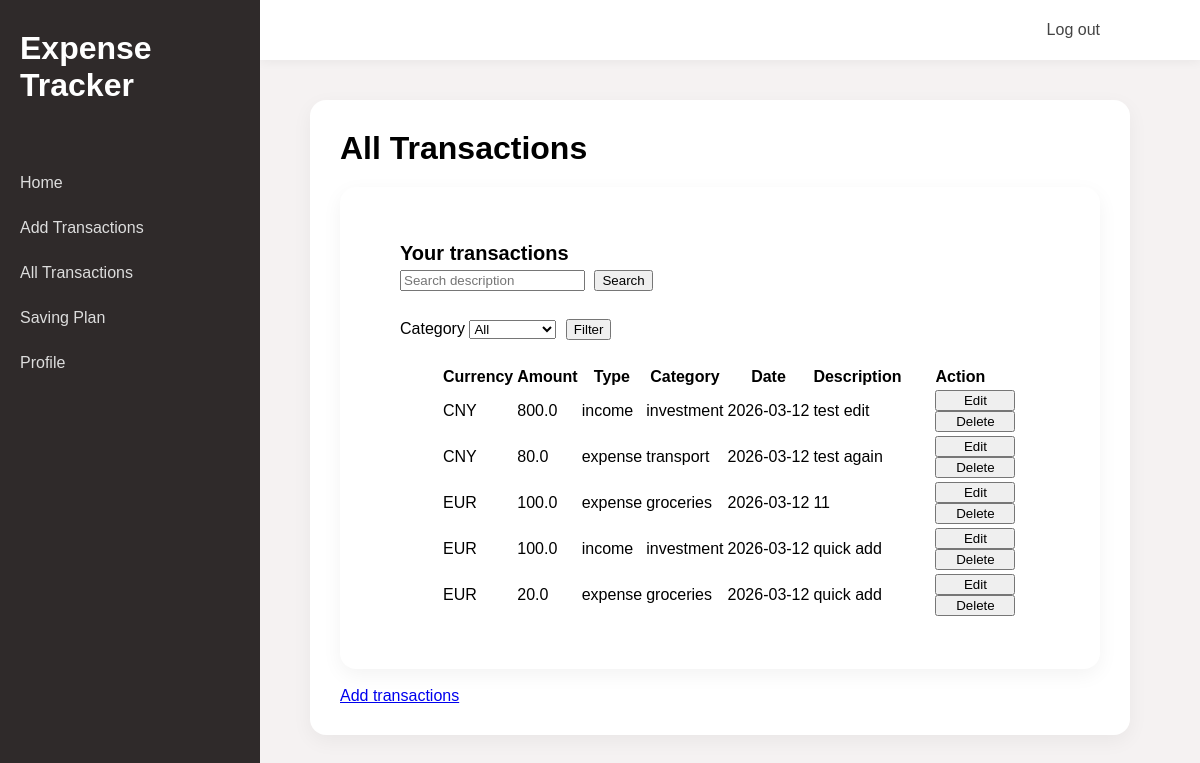
/personal (signed in), run on the app's committed database.
### tables this page shows
CREATE TABLE transactions
(
    transaction_id INTEGER PRIMARY KEY AUTOINCREMENT,
    user_id INTEGER NOT NULL,
    currency TEXT NOT NULL,
    amount REAL NOT NULL,
    type TEXT NOT NULL,
    category TEXT NOT NULL,
    date DATE NOT NULL,
    description TEXT
);

### app.py (the view, shortened to what this page needs)
@app.route("/personal")
@login_required
def personal():
    db = get_db()
    user_id = session["user_id"]
    query = request.args.get("q")
    category = request.args.get("category")
    if query and category:
        content = db.execute("""SELECT * FROM transactions
                            WHERE user_id = ?
                            AND description LIKE ?
                            AND category = ?
                            ORDER BY date DESC
                            """, (user_id, f"%{query}%", category)).fetchall()
    elif query:
        content = db.execute("""SELECT * FROM transactions
                            WHERE user_id = ?
                            AND description LIKE ?
                            ORDER BY date DESC
                            """, (user_id, f"%{query}%")).fetchall()
    else:
        content = db.execute("""SELECT * FROM transactions
                            WHERE user_id = ?
                            ORDER BY date DESC
                            """, (user_id,)).fetchall()
    categories = db.execute("""SELECT name
                            FROM categories
                            WHERE user_id = ?
                            ORDER BY name
                            """, (user_id,)).fetchall()
    category_list = db.execute("""SELECT DISTINCT category
                               FROM transactions
                               WHERE user_id = ?
                               ORDER BY category
                               """, (user_id,)).fetchall()
    current_month = datetime.now().strftime("%Y-%m")
    rows = db.execute("""SELECT amount, currency
                        FROM transactions
                        WHERE user_id = ?
                        AND type = 'expense'
                        AND strftime('%Y-%m', date) = ?
                     """, (user_id, current_month)).fetchall()
    expense = 0
    for row in rows:
        expense += convert(row["amount"], row["currency"], "EUR")
    expense = round(expense, 2)
    rows = db.execute("""SELECT amount, currency
                        FROM transactions
                        WHERE user_id = ?
                        AND type = 'income'
                        AND strftime('%Y-%m', date) = ?
                     """, (user_id, current_month)).fetchall()
    income = 0
    for row in rows:
        income += convert(row["amount"], row["currency"], "EUR")
    income = round(income, 2)
    expense = expense if expense else 0
    income = income if income else 0
    budget = 1000
    remaining = budget - expense
    percentage = (expense / budget * 100) if budget else 0
    edit_id = request.args.get("edit_id")
    return render_template("personal.html",
                           content=content,
                           categories=categories,
                           category_list=category_list,
                           budget=budget,
                           remaining=remaining,
                           expense=expense,
                           income=income,
                           percentage=percentage,
                           edit_id=edit_id)

### app.py (called while the page is built)
@app.before_request
def load_logged_in_user():
    g.user = session.get("user_id", None)

def login_required(view):
    @wraps(view)
    def wrapped_view(*args, **kwargs):
        if g.user is None:
            return redirect(url_for("login", next=request.url))
        return view(*args, **kwargs)
    return wrapped_view

def convert(amount, from_currency, to_currency):
    if from_currency == to_currency:
        return amount
    rate = EXCHANGE_RATE[(from_currency, to_currency)]
    return amount * rate

### database.py (called while the page is built)
def get_db():
    if "db" not in g:
        g.db = sqlite3.connect(DATABASE,
            detect_types=sqlite3.PARSE_DECLTYPES
        )
        g.db.row_factory = sqlite3.Row
    return g.db

### templates/personal.html (shortened to what this page needs)
{% extends "base.html" %}
{% block main_content %}
<h1>All Transactions</h1>
<section>
    <h3>
        Your transactions
    </h3>
    <form action="" method="get">
        <input type="text" name="q" value="{{ request.args.get('q', '') }}" placeholder="Search description">
        <button type="submit">Search</button>
        <br>
        <br>
        <label>Category</label>
        <select name="category">
            <option value="">All</option>
        </select>
        <button type="submit">Filter</button>
    </form>
    <table>
        <tr>
            <th>Currency</th>
            <th>Amount</th>
            <th>Type</th>
            <th>Category</th>
            <th>Date</th>
            <th>Description</th>
            <th>Action</th>
        </tr>
        {% for row in content %}
        <tr>
            {% if edit_id == row['transaction_id']|string %}
            <td colspan="7">
                <form action="{{ url_for('update_transaction', id=row.transaction_id) }}" method="post">
                    <table>
                        <tr>
                            <td>
                                <select name="currency">
                                    <option value="EUR" {% if row['currency']=='EUR' %}selected{% endif %}>EUR</option>
                                    <option value="CNY" {% if row['currency']=='CNY' %}selected{% endif %}>CNY</option>
                                </select>
                            </td>
                            <td><input name="amount" value="{{ row['amount'] }}"></td>
                            <td>
                                <select name="type">
                                    <option value="expense" {% if row['type']=='expense' %}selected{% endif %}>expense
                                    </option>
                                    <option value="income" {% if row['type']=='income' %}selected{% endif %}>income
                                    </option>
                                </select>
                            </td>
                            <td>
                                <select name="category">
                                    {% for c in categories %}
                                    <option value="{{ c['name'] }}" {% if row['category']==c['name'] %}selected{% endif
                                        %}>{{ c['name'] }}</option>
                                    {% endfor %}
                                </select>
                            </td>
                            <td>{{ row['date'] }}</td>
                            <td><input name="description" value="{{ row['description'] }}"></td>
                            <td>
                                <input type="submit" value="Save">
                            </td>
                        </tr>
                    </table>
                </form>
            </td>
            {% else %}
            <td>{{ row["currency"] }}</td>
            <td>{{ row["amount"] }}</td>
            <td>{{ row["type"] }}</td>
            <td>{{ row["category"] }}</td>
            <td>{{ row["date"] }}</td>
            <td>{{ row["description"] }}</td>
            <td>
                <form action="{{ url_for('personal') }}" method="get" style="display: inline;">
                    <input type="submit" value="Edit">
                </form>
                <form action="{{ url_for('delete_transaction', id=row['transaction_id']) }}" method="post">
                    <input type="submit" value="Delete" onclick="return confirm('Delete this transaction?')">
                </form>
            </td>
            {% endif %}
        </tr>
        {% endfor %}
    </table>
</section>
<br>
<a href="{{ url_for('add_transactions') }}">Add transactions</a>
{% endblock %}

### static/styles.css (style rules this page uses)
* { margin: 0; font-family: sans-serif; }
html { background-color: #f5f2f2; }
section { background-color: white; padding: 30px; border-radius: 16px; box-shadow: 0 6px 20px rgba(0, 0, 0, 0.05); }
h1 { font-size: 32px; margin-bottom: 20px; }
h3 { font-size: 20px; margin-top: 25px; margin-left: 30px; }
button { margin: 5px; }
table input { width: 80px; }
form { margin-left: 30px; }
table { margin-left: 70px; margin-top: 20px; margin-bottom: 20px; }

### data on the page
transactions: currency "CNY", amount "800.0", type "income", category "investment", date "2026-03-12", description "test edit"
transactions: currency "CNY", amount "80.0", type "expense", category "transport", date "2026-03-12", description "test again"
transactions: currency "EUR", amount "100.0", type "expense", category "groceries", date "2026-03-12", description "11"
transactions: currency "EUR", amount "100.0", type "income", category "investment", date "2026-03-12", description "quick add"
transactions: currency "EUR", amount "20.0", type "expense", category "groceries", date "2026-03-12", description "quick add"
